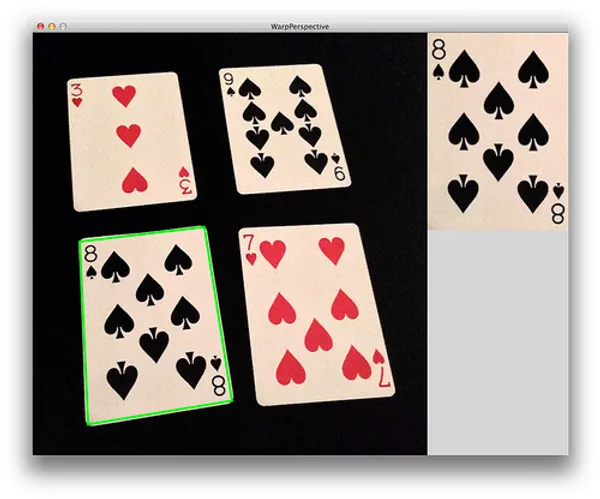
#> input picture Resources/card.webp, 600 x 499 px, given in place of the camera
$ python Project2_doc_scanner.py
#> lines starting #> are read from the running program, lines starting #| are printed output that depends on the picture; after the words box and inside, x2 and y2 are one past the last pixel; in counts of white or black regions, pixels touching at a corner belong together
import cv2
import numpy as np
##############
widthImg,heightImg=640,480 #target image size
############
frameWidth=widthImg
frameHeight=heightImg
cap=cv2.VideoCapture(0) #0 means default webcam
cap.set(3,640) #camera width
cap.set(4,480)  #camera height
cap.set(10,150)  #brightness

def preProcessing(img):
    imgGray=cv2.cvtColor(img,cv2.COLOR_BGR2GRAY)
    #imgBlur = cv2.GaussianBlur(imgGray,(5,5),1) #1 is sigma
    imgCanny=cv2.Canny(imgGray,200,200)
    kernel=np.ones((5,5))
    imgDial=cv2.dilate(imgCanny,kernel,iterations=2)
    imgThres=cv2.erode(imgDial,kernel,iterations=1)
    return imgThres

def getContours(img):
    biggest=np.array([])
    maxArea = 0
    contours,hierarchy=cv2.findContours(img,cv2.RETR_EXTERNAL,cv2.CHAIN_APPROX_NONE)
    for cnt in contours:
        area=cv2.contourArea(cnt)
        if area>5000: #only draw contours if the area is larger than 500 pixls
            cv2.drawContours(imgContour, cnt, -1, (255, 0, 0), 3)
            peri=cv2.arcLength(cnt,True) #perimeter
            approx=cv2.approxPolyDP(cnt,0.02*peri,True)  #get corner points

            if area>maxArea and len(approx)==4:
                biggest=approx
                maxArea=area
    cv2.drawContours(imgContour, biggest, -1, (255, 0, 0), 20)
    return biggest #biggest contour

def reorder(myPoints):
    myPointsNew = np.zeros((4, 1, 2), np.int32)
    if myPoints!=[]:  # if the biggest contour exist
        myPoints=myPoints.reshape((4,2)) #convert 4*1*2 np array to 4*2 np array
        add=myPoints.sum(1)
        myPointsNew[0] = myPoints[np.argmin(add)]
        myPointsNew[3] = myPoints[np.argmax(add)]
        diff=np.diff(myPoints,axis=1)
        myPointsNew[1] = myPoints[np.argmin(diff)]
        myPointsNew[2] = myPoints[np.argmax(diff)]
    return myPointsNew

def getWarp(img,biggest):
    biggest=reorder(biggest)
    pts1 = np.float32(biggest)  #the biggest may not follow the order as top left, top right, bottom left, bottom right
    pts2 = np.float32([[0, 0], [widthImg, 0], [0, heightImg], [widthImg, heightImg]])
    matrix = cv2.getPerspectiveTransform(pts1, pts2)
    imgOutput = cv2.warpPerspective(img, matrix, (widthImg, heightImg))

    imgCropped=imgOutput[20:imgOutput.shape[0]-20,20:imgOutput.shape[1]-20] #crop 20 pixels on each side
    imgCropped=cv2.resize(imgCropped,(widthImg, heightImg)) #resize back to original size before cropping

    return imgOutput


while True:
    success,img = cap.read()
#> img is the input picture: shape (499, 600, 3); mean B, G, R 137.2, 142.4, 151.5
    img=cv2.resize(img,(widthImg,heightImg))
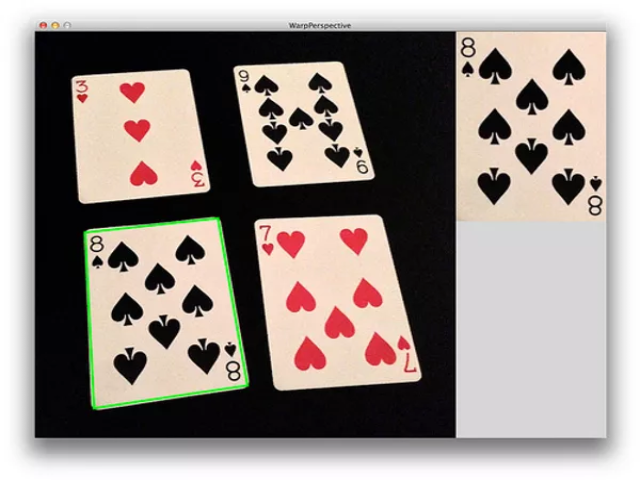
#> img: shape (480, 640, 3); mean B, G, R 137.1, 142.4, 151.4
    imgContour=img.copy()
    imgThres=preProcessing(img)
#> in preProcessing, `imgGray=cv2.cvtColor(img,cv2.COLOR_BGR2GRAY)`:
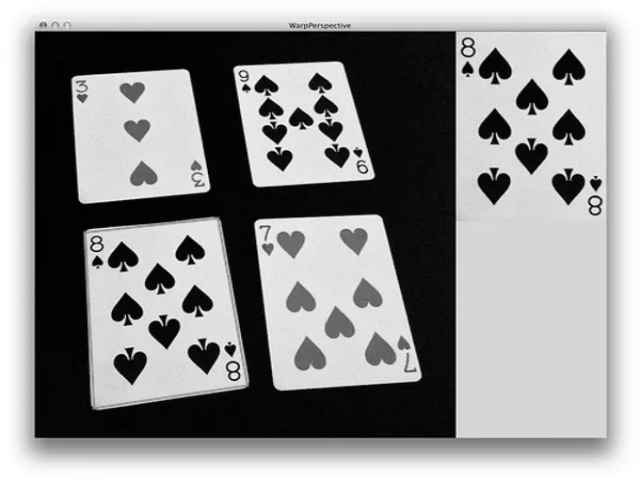
#> imgGray: shape (480, 640); min 0, max 255, mean 144.4
#> in preProcessing, `imgCanny=cv2.Canny(imgGray,200,200)`:
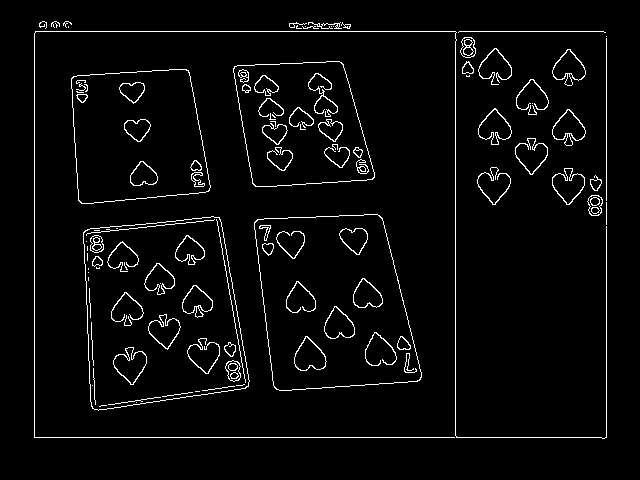
#> imgCanny: shape (480, 640); 3.7% white in thin lines or dots, all inside (x1, y1, x2, y2) = (34, 21, 607, 439)
#> in preProcessing, `imgDial=cv2.dilate(imgCanny,kernel,iterations=2)`:
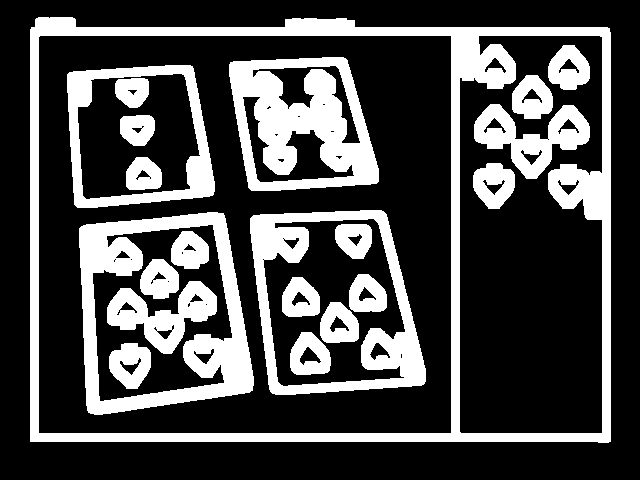
#> imgDial: shape (480, 640); 28.8% white; 21 white regions, largest, box (x1, y1, x2, y2) and area: (30, 17, 611, 443) 26309, (229, 57, 379, 191) 12012, (79, 212, 254, 415) 11997
#> in preProcessing, `imgThres=cv2.erode(imgDial,kernel,iterations=1)`:
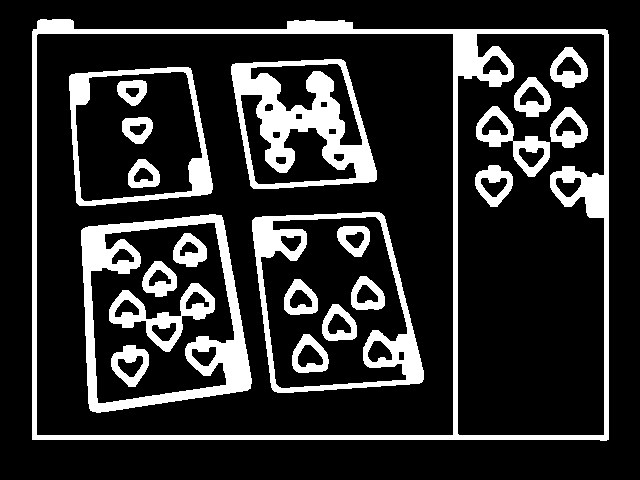
#> imgThres: shape (480, 640); 18.3% white; 22 white regions
    biggest=getContours(imgThres)
#> in getContours, `contours,hierarchy=cv2.findContours(img,cv2.RETR_EXTERNAL,cv2.CHAIN_AP..`: contours = 1 contour; box (x1, y1, x2, y2) and area: (32, 19, 609, 441) 237044
#> the loop in getContours, `for cnt in contours:` made 1 pass
#> (area, peri, biggest, maxArea) on pass 1: (237043.5, 2005.7, [[37, 21], [32, 439], [608, 439], [607, 30]], 237043.5)
#> after the loop in getContours, `for cnt in contours:`:
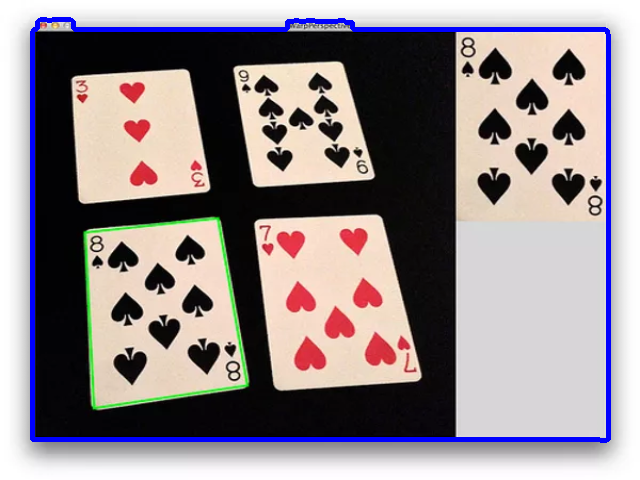
#> imgContour: shape (480, 640, 3); 3.24% of pixels changed, all inside (x1, y1, x2, y2) = (30, 17, 611, 443)
#> after the loop in getContours, `for cnt in contours:`: maxArea = 237043.5
#> in getContours, `cv2.drawContours(imgContour, biggest, -1, (255, 0, 0), 20)`:
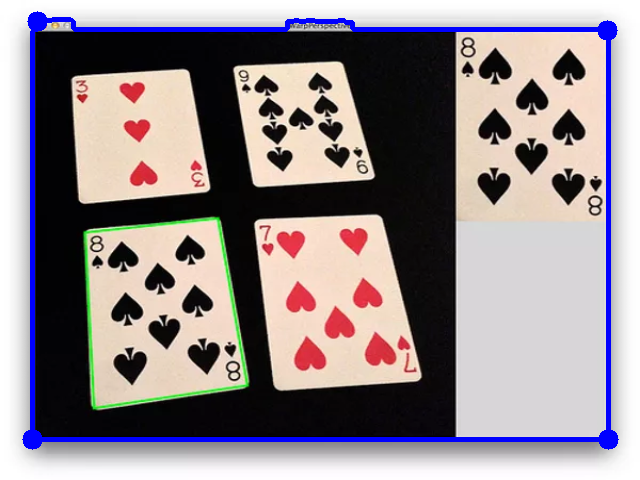
#> imgContour: shape (480, 640, 3); 0.29% of pixels changed, all inside (x1, y1, x2, y2) = (22, 11, 619, 450)
#> biggest = [[37, 21], [32, 439], [608, 439], [607, 30]]
    print(biggest)
#| [[[ 37  21]]
#|  [[ 32 439]]
#|  [[608 439]]
#|  [[607  30]]]
#> (the run stopped early here; a loop or call above may not have finished)
